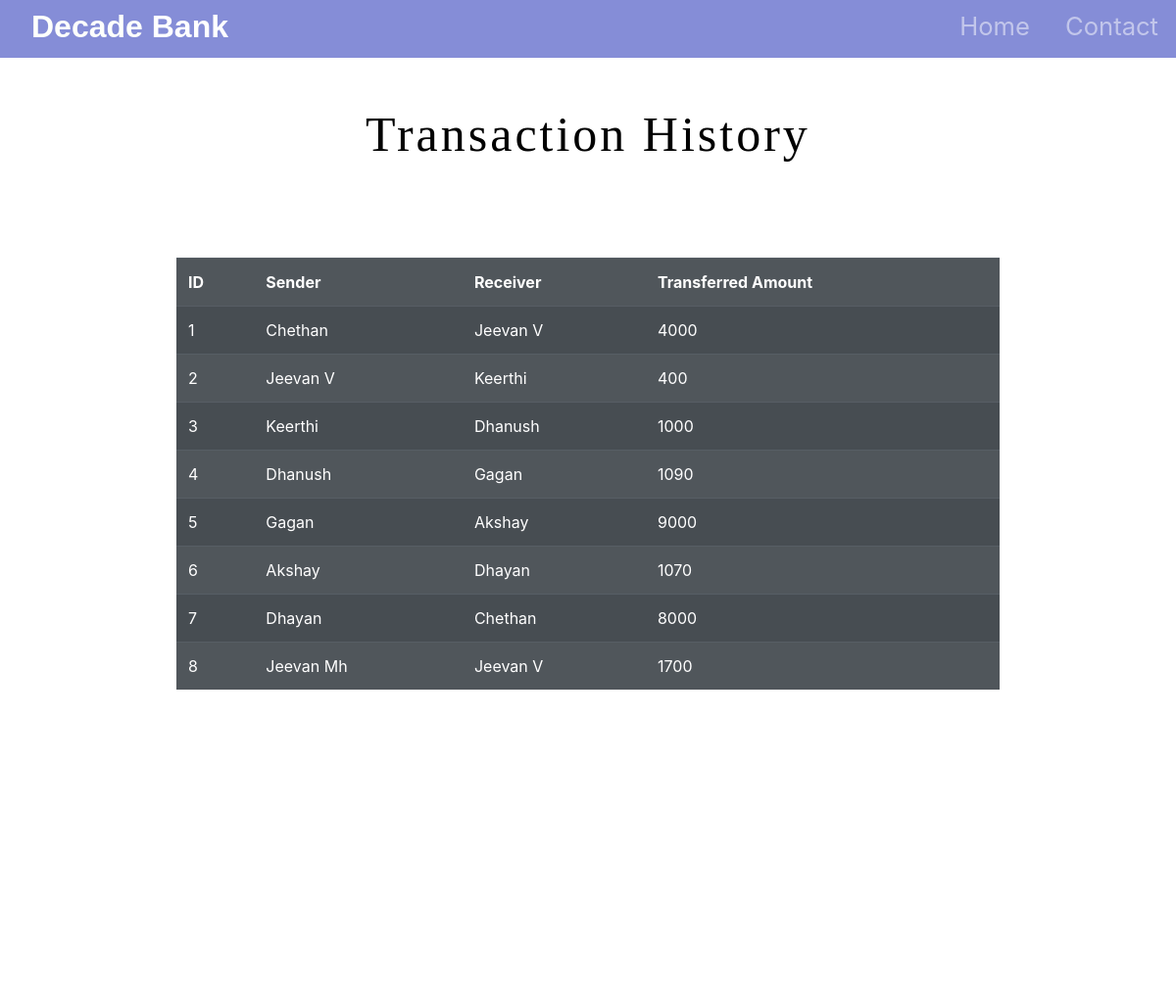
The page /history.php on the database its author committed.
### tables this page shows
CREATE TABLE `history` (
  `his_id` int(11) NOT NULL,
  `sender` varchar(255) NOT NULL,
  `reciever` varchar(255) NOT NULL,
  `amount` bigint(20) NOT NULL
);

### history.php (the view, shortened to what this page needs)
<!DOCTYPE html>
<html lang="en">
<head>
  <link rel="stylesheet" href="https://stackpath.bootstrapcdn.com/bootstrap/4.5.2/css/bootstrap.min.css"
>
  <link rel="stylesheet" type="text/css" href="styles.css">
</head>
<body>
  <div id="title">
    <nav id="navbar" class="navbar navbar-expand-lg navbar-dark ">
      <a id="navbar-brand" href="index.php">Decade<span>  Bank</span></a>
      <div class="collapse navbar-collapse" id="navbarTogglerDemo01">
        <ul class="navbar-nav ml-auto">
          <li class="nav-item">
            <a class="nav-link" href="index.php">Home</a>
          </li>
          <li class="nav-item">
            <a class="nav-link" href="#footer">Contact</a>
          </li>
        </ul>
      </div>
    </nav>
  </div>
  <?php
 echo '<h1 class="intro"><center>Transaction History</center></h1>';
 echo '<table class=" listtable table-dark table  table-striped table-hover mt-5"  style="opacity: 0.9; width: 70%; margin: auto;">
 <tr>
     <th>ID</th>
     <th>Sender</th>
     <th>Receiver</th>
     <th>Transferred Amount</th>
 </tr>';
    $server = "localhost";
    $username = "root";
    $password = "";
    $database = "bank";
    $con = mysqli_connect($server, $username, $password, $database);
     $sql = "SELECT his_id,sender,reciever,amount FROM history;";
        $result=mysqli_query($con,$sql);
        while($row=mysqli_fetch_array($result)){
            echo '<tr>
            <td>'.$row["his_id"].'</td>
            <td>'.$row["sender"].'</td>
            <td>'.$row["reciever"].'</td>
            <td>'.$row["amount"].'</td>
        </tr>';
          }
 echo'</table>';
?><br>
</body>
<footer id="footer">
  <i class="social-icon fas fa-phone-square-alt"></i>
  <i class="social-icon fab fa-twitter-square"></i>
  <i class="social-icon fas fa-envelope-square"></i>
  <p>© Copyright 2021 Decade Bank</p>
</footer>
</html>

### styles.css (style rules this page uses)
#title { background: rgba(104, 114, 206, 0.808); }
#navbar { padding: 0 0 5px; }
#navbar-brand { text-decoration: none; color:#fdfffc; font-family: sans-serif; font-size: 2rem; font-weight: bold; padding-left: 2rem; }
span { color:white; }
.nav-item { padding: 0 10px; }
.nav-link { font-size: 1.6rem; }
.intro { text-align: center; font-size: 50px; letter-spacing: 3px; font-family: 'sans-serif'; position: relative; padding:4% 8%; color:black; }
#footer { margin-top: 200px; padding: 5% auto; text-align: center; color: white; font-size: 25px; }
.social-icon { margin: 10px 5px; color: white; }

### history.php (style rules this page uses)
body { background-image: url("img/4.jpg"); background-size: cover; height: 100%; width: 100%; background-repeat: no-repeat; background-attachment: fixed; }

### rows shown on the page
history: his_id "1", sender "Chethan", reciever "Jeevan V", amount "4000"
history: his_id "2", sender "Jeevan V", reciever "Keerthi", amount "400"
history: his_id "3", sender "Keerthi", reciever "Dhanush", amount "1000"
history: his_id "4", sender "Dhanush", reciever "Gagan", amount "1090"
history: his_id "5", sender "Gagan", reciever "Akshay", amount "9000"
history: his_id "6", sender "Akshay", reciever "Dhayan", amount "1070"
history: his_id "7", sender "Dhayan", reciever "Chethan", amount "8000"
history: his_id "8", sender "Jeevan Mh", reciever "Jeevan V", amount "1700"
